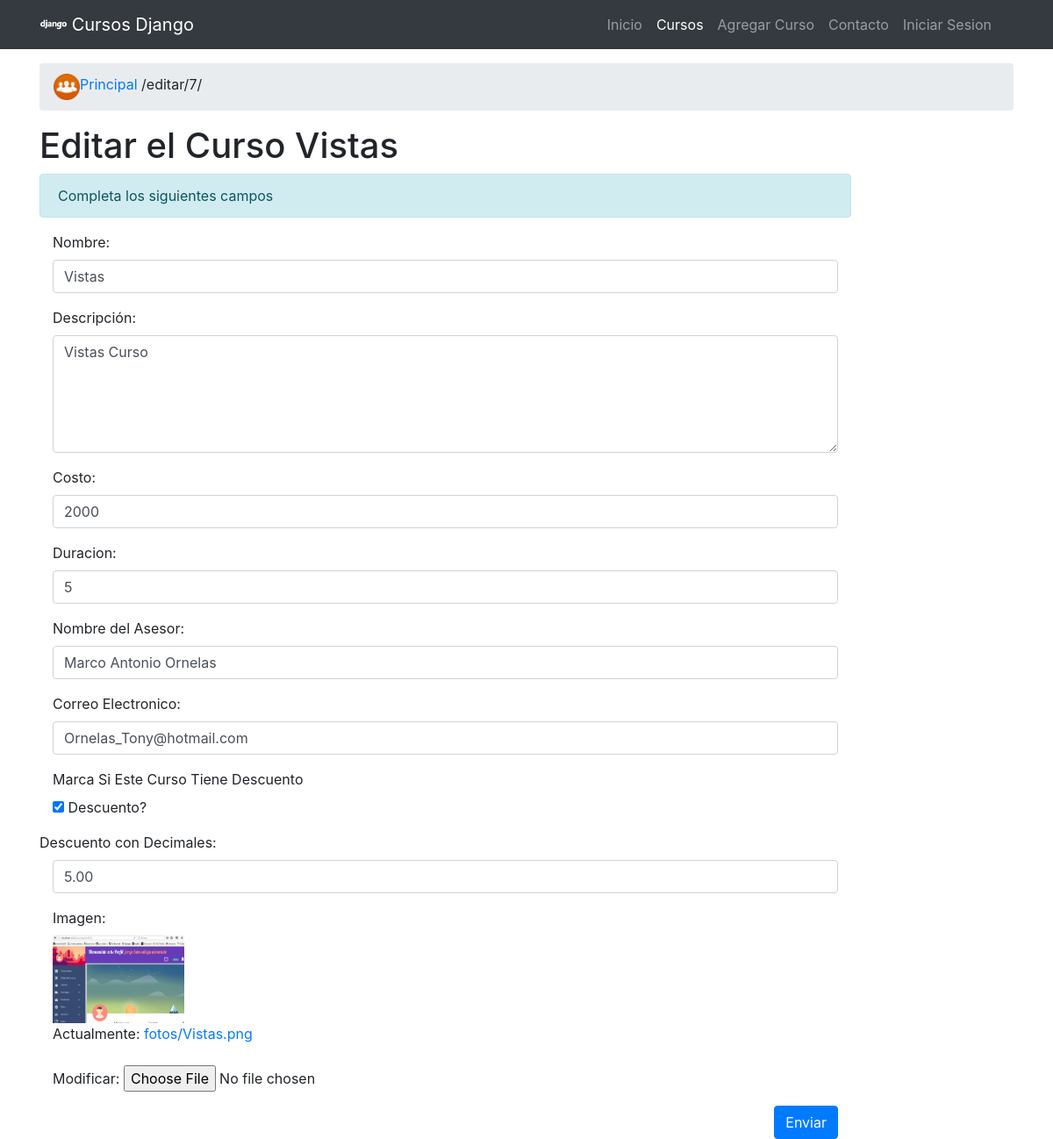
The app's page /editar/7/ with its own data.
### cursos/models.py (models this page shows, shortened)
class Cursos(models.Model):#Define la estructura de nuestra tabla
    nombre = models.CharField(max_length=30, verbose_name="Nombre")#Texto corto, Con verbose_name cambiamos el nombre a visualizar
    descripcion = models.TextField(verbose_name="Descripción")#texto largo
    precio = models.IntegerField(verbose_name="Costo")
    duracion_horas = models.IntegerField(verbose_name="Duración en Horas")
    asesor = models.CharField(max_length=30,verbose_name="Nombre del asesor")#Texto corto
    correo_asesor = models.EmailField(verbose_name="Correo del asesor")
    descuento = models.BooleanField(verbose_name="Contiene Descuento?")
    porcentaje_descuento = models.DecimalField(max_digits=4,decimal_places=2,default=00.00 ,verbose_name="Descuento Con decimales")
    imagen = models.ImageField(null = True, upload_to="fotos", verbose_name="Fotografia")
    created = models.DateTimeField(auto_now_add=True,verbose_name="Fecha de Creación")#Fecha y hora
    updated = models.DateTimeField(auto_now_add=True,verbose_name="Fecha de Actualización")
    class Meta:
        verbose_name = "Cursos"#Nombre en singular
        verbose_name_plural = "Cursos"#Nombre en plural
        ordering = ["-created"]#Ordenamos de la más antigua a la mas reciente -created

### cursos/views.py (the view)
# urls.py: path('editar/<int:id>/',views_cursos.ConsultaIndividual, name="Editar"),
def ConsultaIndividual(request, id):
    curso = Cursos.objects.get(id=id)
    return render(request,'cursos/editarcurso.html',{'curso':curso})

### cursos/templates/cursos/editarcurso.html (shortened to what this page needs)
{% extends "Contenido/encabezado.html" %}
{%block act2%}active{%endblock%}
{% block icono %}
{%load static%}
{% endblock %}
{% block imagen %}
{%load static%}
{% static 'Contenido/images/contacto1.png'%}
{% endblock %}
{% block contenido %}
<h1>Editar el Curso {{curso.nombre}}</h1>
    <form class="form-horizontal" action="{% url 'RegistrarEditar' curso.id%}" method="POST" role="form" enctype="multipart/form-data">
    <div class="panel panel-default">
        <div class="panel-body">
            <div class="alert alert-info col-sm-10">Completa los siguientes campos</div>
            <div class="form-group">
                <label class="col-sm-2 control-label">Nombre:</label>
                <div class="col-sm-10">
                    <input  value="{{curso.nombre}}" name="nombre" type="text" placeholder="Ingresa el nombre del Curso" class="form-control">
                </div>
            </div>
            <div class="form-group">
                <label class="col-sm-2 control-label text">Descripción:</label>
                <div class="col-sm-10">
                    <textarea  name="descripcion" class="form-control" id="mensaje" rows="5" cols="50"  placeholder="Escribe la descripción del curso">{{curso.descripcion}}</textarea>
                </div>
            </div>
            <div class="form-group">
                <label class="col-sm-2 control-label text">Costo:</label>
                <div class="col-sm-10">
                    <input value="{{curso.precio}}" name="precio" type="number" min="0" placeholder="Ingresa el precio en Pesos" class="form-control">
                </div>
            </div>
            <div class="form-group">
                <label class="col-sm-2 control-label text">Duracion:</label>
                <div class="col-sm-10">
                    <input value="{{curso.duracion_horas}}" name="duracion_horas" type="number" min="1" placeholder="Ingresa la duración en horas" class="form-control">
                </div>
            </div>
            <div class="form-group">
                <label class="col-sm-2 control-label">Nombre del Asesor:</label>
                <div class="col-sm-10">
                    <input value="{{curso.asesor}}" name="asesor" type="text" placeholder="Ingresa el nombre del Asesor" class="form-control">
                </div>
            </div>
            <div class="form-group">
                <label class="col-sm-2 control-label text">Correo Electronico:</label>
                <div class="col-sm-10">
                    <input value="{{curso.correo_asesor}}" name="correo_asesor" type="email"  placeholder="Ingresa el E-mail del Asesor" class="form-control">
                </div>
            </div>
            <div class="form-group">
                <label class="col-sm-10 control-label text">Marca Si Este Curso Tiene Descuento</label>
                <div class="col-sm-10">
                    <input id="chkdescuento" type="checkbox" name="descuento" class="styled" > Descuento?
                </div>
            </div>
            <div class="form-group">
                <label class="col-sm-19 control-label text">Descuento con Decimales:</label>
                <div class="col-sm-10">
                    <input value="{{curso.porcentaje_descuento}}" name="porcentaje_descuento" type="number"  min="0" max="100" placeholder="% de descuento" class="form-control">
                </div>
            </div>
         <div class="form-group">
            <label class="col-sm-10 control-label text">Imagen:</label>
            <div class="col-sm-10">
                <img src="{{curso.imagen.url}}" height="100px" width="150px">
                <p class="file-upload">Actualmente: <a href="{{curso.imagen.url}}">{{curso.imagen}}</a><br>
                    <br>Modificar:
                    <input type="file" name="imagen" accept="image/*" id="id_imagen"></p>
                  </div>
        </div>
            <div class="form-actions text-right">
                <div class="col-sm-10">
                <input type="submit" value="Enviar" class="btn btn-primary">
                </div>
            </div>
        </div>
    </div>
</form>
{% endblock %}

### records on screen
Cursos: nombre "Vistas", descripcion "Vistas Curso", precio "2000", duracion_horas "5", asesor "Marco Antonio Ornelas", correo_asesor "Ornelas_Tony@hotmail.com", porcentaje_descuento "5.00", imagen (picture), imagen "fotos/Vistas.png"

### other values on screen
{{ request.path }} "/editar/7/"
